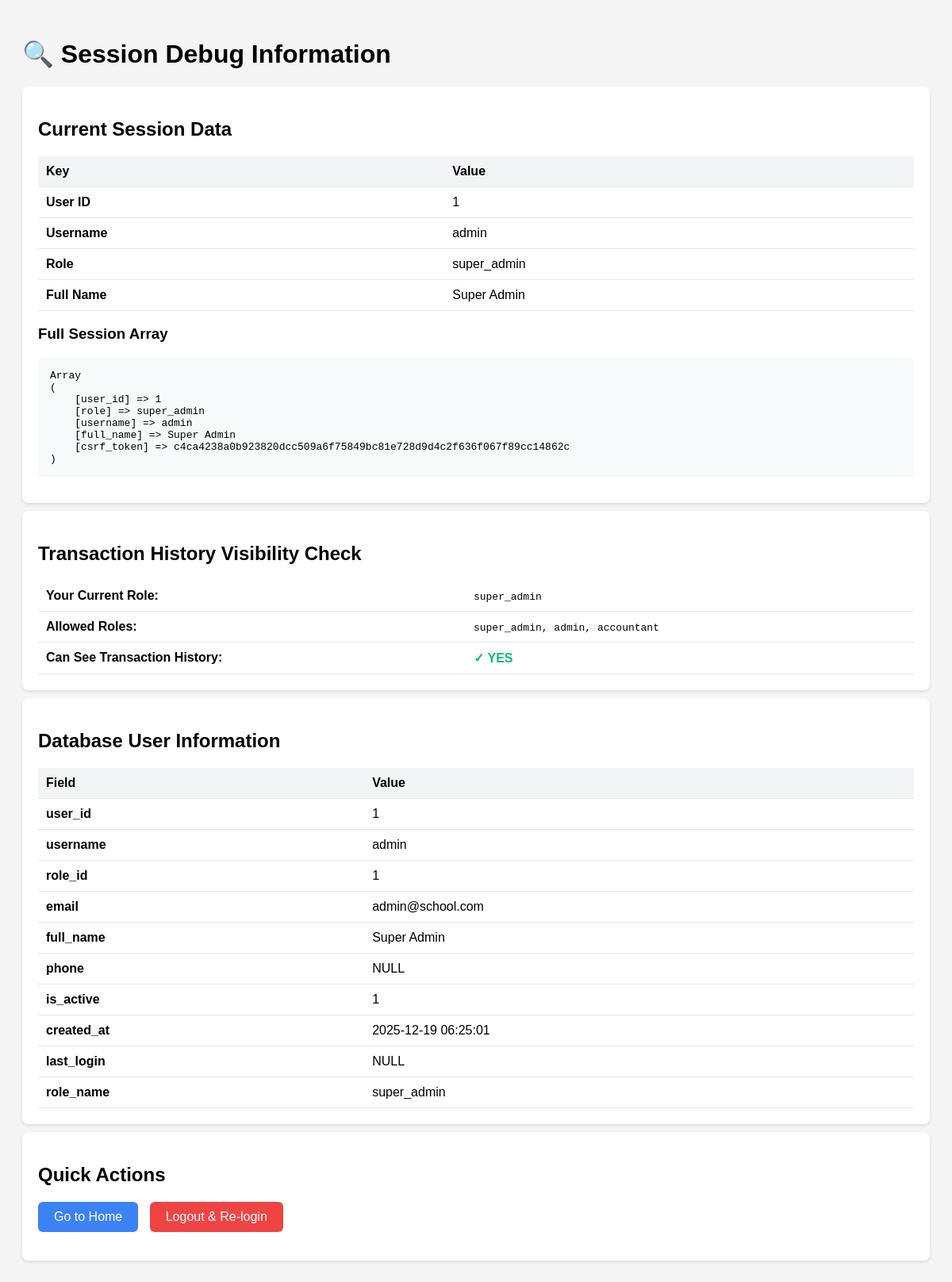
The page /debug_session.php (signed in) on the database its author committed.
### tables this page shows
CREATE TABLE `users` (
  `user_id` int(11) NOT NULL AUTO_INCREMENT,
  `username` varchar(100) NOT NULL,
  `password_hash` varchar(255) NOT NULL,
  `role_id` int(11) NOT NULL,
  `email` varchar(150) DEFAULT NULL,
  `full_name` varchar(100) DEFAULT NULL,
  `phone` varchar(20) DEFAULT NULL,
  `is_active` tinyint(1) DEFAULT 1,
  `created_at` timestamp NOT NULL DEFAULT current_timestamp(),
  `last_login` timestamp NULL DEFAULT NULL,
  PRIMARY KEY (`user_id`),
  UNIQUE KEY `username` (`username`),
  KEY `role_id` (`role_id`),
  CONSTRAINT `users_ibfk_1` FOREIGN KEY (`role_id`) REFERENCES `roles` (`role_id`)
);

CREATE TABLE `roles` (
  `role_id` int(11) NOT NULL AUTO_INCREMENT,
  `role_name` varchar(50) NOT NULL,
  PRIMARY KEY (`role_id`),
  UNIQUE KEY `role_name` (`role_name`)
);

### debug_session.php (the view, shortened to what this page needs)
<?php
require_once 'config/database.php';
?>
<!DOCTYPE html>
<html>
<head>
</head>
<body>
    <h1>🔍 Session Debug Information</h1>
    <div class="box">
        <h2>Current Session Data</h2>
        <table>
            <tr>
                <th>Key</th>
                <th>Value</th>
            </tr>
            <tr>
                <td><strong>User ID</strong></td>
                <td><?php echo $_SESSION['user_id'] ?? '<span class="error">NOT SET</span>'; ?></td>
            </tr>
            <tr>
                <td><strong>Username</strong></td>
                <td><?php echo $_SESSION['username'] ?? '<span class="error">NOT SET</span>'; ?></td>
            </tr>
            <tr>
                <td><strong>Role</strong></td>
                <td><?php echo $_SESSION['role'] ?? '<span class="error">NOT SET</span>'; ?></td>
            </tr>
            <tr>
                <td><strong>Full Name</strong></td>
                <td><?php echo $_SESSION['full_name'] ?? '<span class="error">NOT SET</span>'; ?></td>
            </tr>
        </table>
        <h3>Full Session Array</h3>
        <pre><?php print_r($_SESSION); ?></pre>
    </div>
    <div class="box">
        <h2>Transaction History Visibility Check</h2>
        <?php
        $role = $_SESSION['role'] ?? 'guest';
        $allowed_roles = ['super_admin', 'admin', 'accountant'];
        $is_allowed = in_array($role, $allowed_roles);
        ?>
        <table>
            <tr>
                <td><strong>Your Current Role:</strong></td>
                <td><code><?php echo htmlspecialchars($role); ?></code></td>
            </tr>
            <tr>
                <td><strong>Allowed Roles:</strong></td>
                <td><code><?php echo implode(', ', $allowed_roles); ?></code></td>
            </tr>
            <tr>
                <td><strong>Can See Transaction History:</strong></td>
                <td class="<?php echo $is_allowed ? 'success' : 'error'; ?>">
                    <?php echo $is_allowed ? '✓ YES' : '✗ NO'; ?>
                </td>
            </tr>
        </table>
    </div>
    <div class="box">
        <h2>Database User Information</h2>
        <?php
        if (isset($_SESSION['user_id'])) {
          $user_id = $_SESSION['user_id'];
          $sql = "SELECT u.*, r.role_name
                    FROM users u
                    JOIN roles r ON u.role_id = r.role_id
                    WHERE u.user_id = ?";
          $stmt = mysqli_prepare($conn, $sql);
          mysqli_stmt_bind_param($stmt, "i", $user_id);
          mysqli_stmt_execute($stmt);
          $result = mysqli_stmt_get_result($stmt);
          $user = mysqli_fetch_assoc($result);
          if ($user) {
            echo "<table>";
            echo "<tr><th>Field</th><th>Value</th></tr>";
            foreach ($user as $key => $value) {
              if ($key !== 'password_hash') {
                echo "<tr><td><strong>" . htmlspecialchars($key) . "</strong></td><td>" . htmlspecialchars($value ?? 'NULL') . "</td></tr>";
              }
            }
            echo "</table>";
          } else {
            echo "<p class='error'>User not found in database!</p>";
          }
        } else {
          echo "<p class='error'>No user logged in</p>";
        }
        ?>
    </div>
    <div class="box">
        <h2>Quick Actions</h2>
        <p>
            <a href="index.php" style="display: inline-block; padding: 10px 20px; background: #3b82f6; color: white; text-decoration: none; border-radius: 6px; margin-right: 10px;">Go to Home</a>
            <a href="auth/logout.php" style="display: inline-block; padding: 10px 20px; background: #ef4444; color: white; text-decoration: none; border-radius: 6px;">Logout & Re-login</a>
        </p>
    </div>
</body>
</html>

### debug_session.php (style rules this page uses)
body { font-family: Arial, sans-serif; padding: 20px; background: #f5f5f5; }
.box { background: white; padding: 20px; margin: 10px 0; border-radius: 8px; box-shadow: 0 2px 4px rgba(0,0,0,0.1); }
.success { color: #10b981; font-weight: bold; }
pre { background: #f8f9fa; padding: 15px; border-radius: 4px; overflow-x: auto; }
table { width: 100%; border-collapse: collapse; }
th, td { padding: 10px; text-align: left; border-bottom: 1px solid #e5e7eb; }
th { background: #f3f4f6; font-weight: 600; }

### rows shown on the page
users: user_id "1", username "admin", role "1", email "admin@school.com", full_name "Super Admin", phone "NULL", is_active "1", created_at "2025-12-19 06:25:01", last_login "NULL", role.role_name "super_admin"

### other values the page prints
$_SESSION['user_id'] "1"
$_SESSION['username'] "admin"
$_SESSION['role'] "super_admin"
$_SESSION['full_name'] "Super Admin"
$role "super_admin"
implode(', ', $allowed_roles) "super_admin, admin, accountant"
$key "user_id"
$key "username"
$key "role_id"
$key "email"
$key "full_name"
$key "phone"
$key "is_active"
$key "created_at"
$key "last_login"
